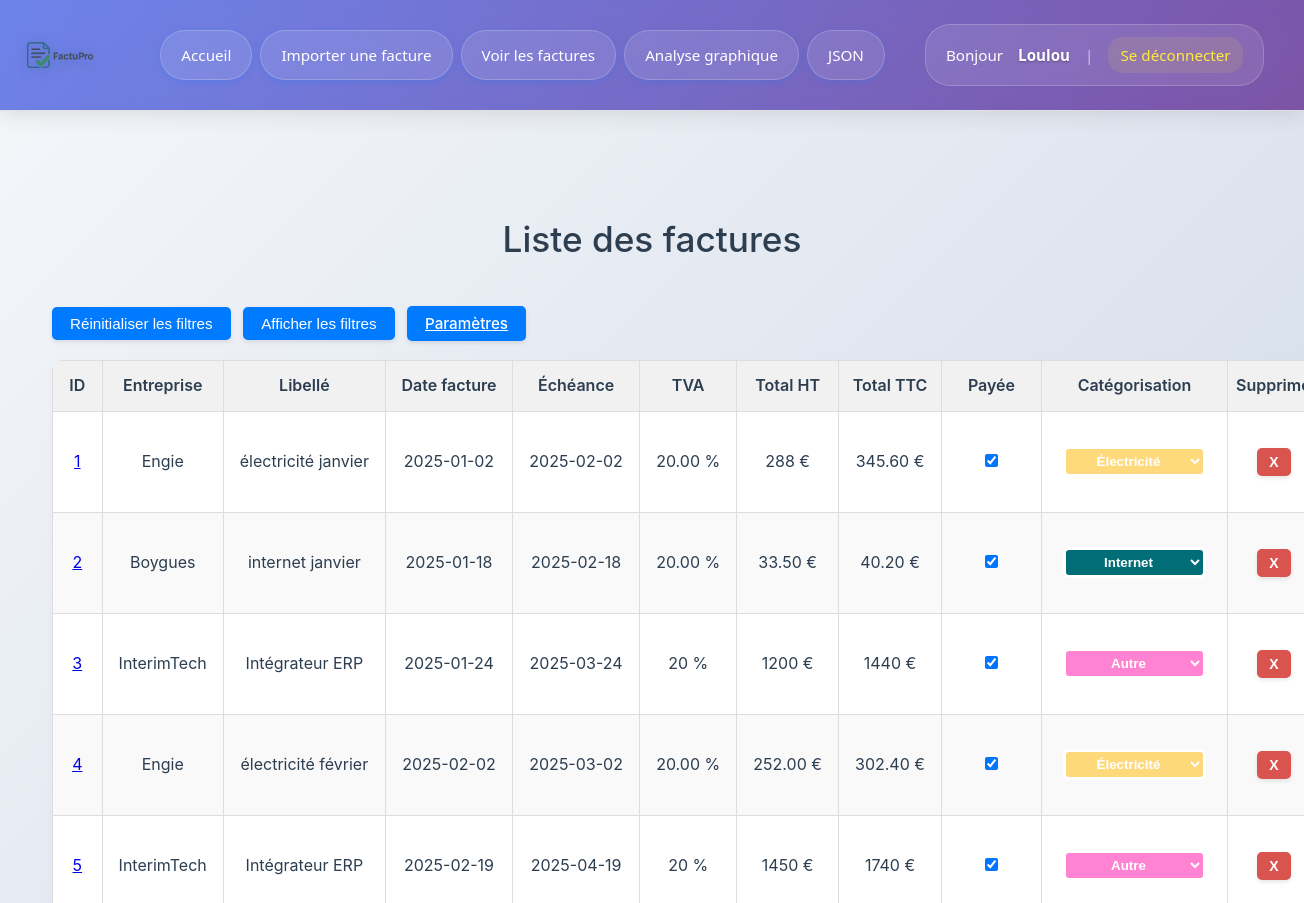
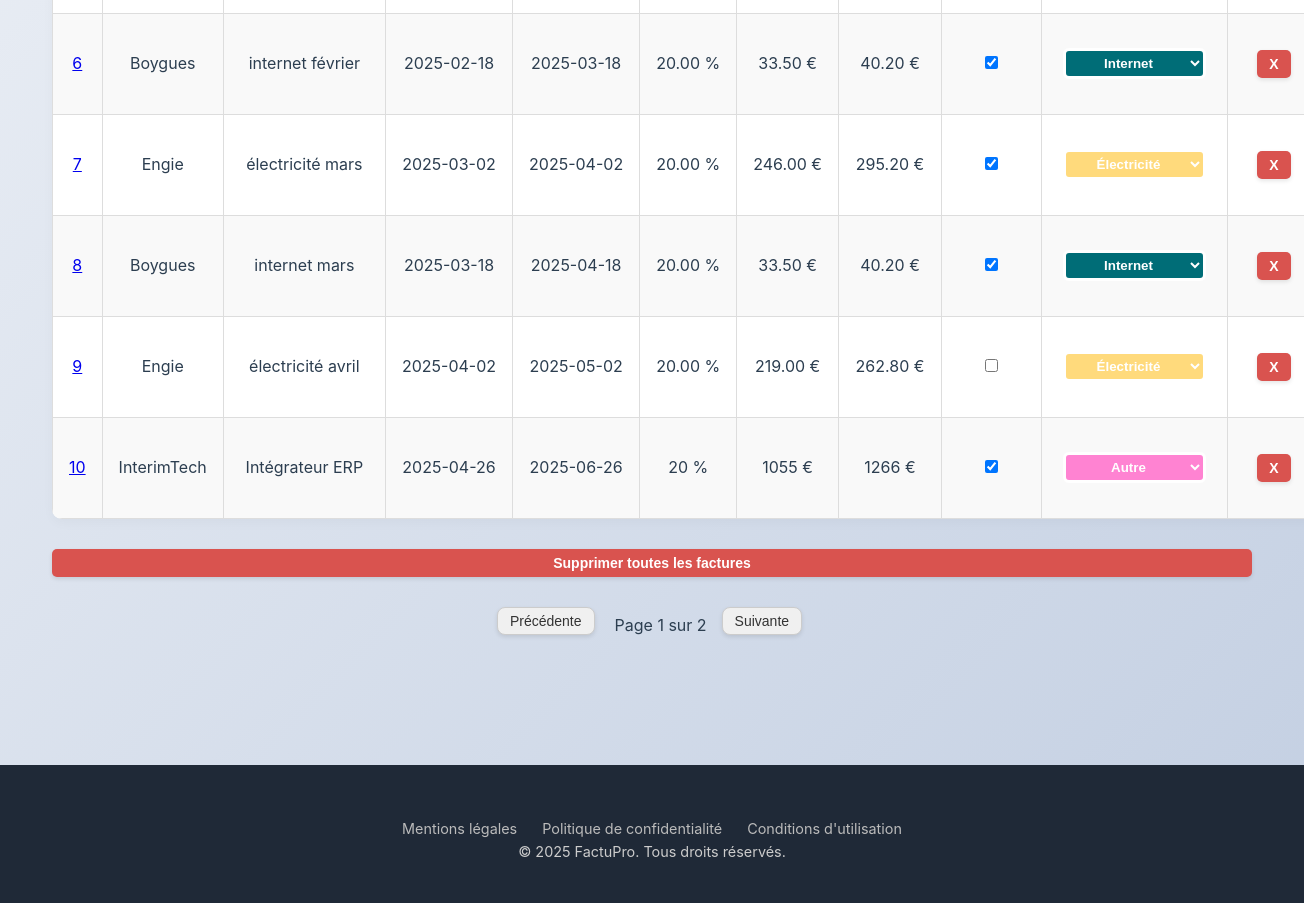
Screenshot of /factures (signed in) with the database file from the repository (2 pictures, top to bottom).
### tables this page shows
CREATE TABLE factures (
            id INTEGER PRIMARY KEY AUTOINCREMENT,
            fournisseur TEXT,
            date_facture TEXT,
            numero_facture TEXT,
            montant_total TEXT,
            TVA TEXT,
            utilisateur_id INTEGER,
            nom_fichier TEXT,
            facture_payee INTEGER DEFAULT 0,
            numero_client TEXT,
            echeance TEXT,
            somme_finale TEXT, categorie TEXT DEFAULT "Non-catégorisée",
            FOREIGN KEY (utilisateur_id) REFERENCES utilisateurs(id)
        );

### app.py (the view)
@app.route('/factures')
def afficher_factures():
    conn = sqlite3.connect('factures.db')
    conn.row_factory = sqlite3.Row
    c = conn.cursor()
    c.execute('SELECT * FROM factures WHERE utilisateur_id = ?', (session['utilisateur_id'],))
    factures = c.fetchall()
    conn.close()
    categories = ["Non-catégorisée", "Électricité", "Eau", "Internet", "Téléphone", "Assurance", "Autre"]
    return render_template('factures.html', factures=factures, categories=categories)

### app.py (called while the page is built)
@app.before_request
def verifier_connexion():
    if request.endpoint in ['upload', 'afficher_factures', 'analyse'] and 'utilisateur_id' not in session:
        return redirect(url_for('login'))

@app.context_processor
def injecter_pseudo():
    return {"pseudo": session.get("pseudo")}

### templates/factures.html (shortened to what this page needs)
<!DOCTYPE html>
<html lang="fr">
<head>
    <link rel="stylesheet" href="{{ url_for('static', filename='style.css') }}">
</head>
<body>
    {% include 'header.html' %}
    <div class="container">
        <h1>Liste des factures</h1>
        <button type="button" id="reset-filters-btn" class="standard-btn">Réinitialiser les filtres</button>
        <button id="toggle-filters-btn" class="standard-btn">Afficher les filtres</button>
        <a href="/parametres" class="standard-btn">Paramètres</a>
        <table id="table-factures">
          <thead>
            <tr>
                <th>ID</th>
                <th>Entreprise <br>
                </th>
                <th>Libellé <br>
                </th>
                <th>Date facture
                </th>
                <th>Échéance
                </th>
                <th>TVA</th>
                <th>Total HT</th>
                <th>Total TTC</th>
                <th>Payée <br>
</th>
                <th>
                  Catégorisation <br>
                </th>
                <th>Supprimer</th>
            </tr>
          </thead>
          {% for f in factures %}
          <tr>
              <td>
                  {% if f['nom_fichier'] %}
                    <a href="{{ url_for('telecharger_fichier', filename=f['nom_fichier']) }}" target="_blank" title="Télécharger la facture {{ f['id'] }}">
                      {{ f['id'] }}
                    </a>
                  {% else %}
                    {{ f['id'] }}
                  {% endif %}
              </td>
              <td>{{ f['fournisseur'] }}</td>
              <td>{{ f['numero_facture'] }}</td>
              <td>{{ f['date_facture'] }}</td>
              <td>{{ f['echeance'] }}</td>
              <td>{{ f['TVA'] }} %</td>
              <td>{{ f['somme_finale'] }} €</td>
              <td>{{ f['montant_total'] }} €</td>
              <td>
                  <form action="{{ url_for('toggle_payee', facture_id=f['id']) }}" method="post">
                      <input type="checkbox" name="checkbox_paiement" {% if f['facture_payee'] == 1 %}checked{% endif %} onchange="this.form.submit()">
                  </form>
              </td>
              <td class="categorie-cell {{ f['categorie']|lower|replace(' ', '_')|replace('é', 'e')|replace('-', '_') }}">
                  <form method="POST" action="{{ url_for('modifier_categorie', facture_id=f['id']) }}">
                    <select name="categorie" onchange="this.form.submit()">
                      {% for cat in categories %}
                        <option value="{{ cat }}" {% if f['categorie'] == cat %}selected{% endif %}>{{ cat }}</option>
                      {% endfor %}
                    </select>
                  </form>
              </td>
              <td>
                  <form method="POST" action="/supprimer/{{ f['id'] }}" onsubmit="return confirm('Confirmer la suppression ?');">
                      <button type="submit" class="danger">X</button>
                  </form>
              </td>
          </tr>
          {% endfor %}
        </table>
        <form method="POST" action="/supprimer_tout" onsubmit="return confirm('Supprimer toutes les factures ?');">
            <button type="submit" class="danger full">Supprimer toutes les factures</button>
        </form>
        <div id="pagination-controls" class="pagination">
            <button id="prevPage" disabled>Précédente</button>
            <span id="pageInfo">Page 1</span>
            <button id="nextPage">Suivante</button>
        </div>
    </div>
    {% include 'footer.html' %}
</body>
</html>

### templates/header.html (shortened to what this page needs)
<!DOCTYPE html>
<html lang="fr">
<head>
</head>
<body>
    <header class="header">
        <div class="header-content">
            <div class="left-section">
                <div class="logo">
                    <img src="/static/logo.png" alt="Logo">
                </div>
                <nav class="nav-links">
                    <a href="/">Accueil</a>
                    <a href="/upload">Importer une facture</a>
                    <a href="/factures">Voir les factures</a>
                    <a href="/analyse">Analyse graphique</a>
                    <a href="/factures/json/page">JSON</a>
                </nav>
            </div>
            <div class="user-info">
                Bonjour <strong>{{ pseudo }}</strong>
                <span class="separator">|</span>
                <a href="/logout" class="logout-link">Se déconnecter</a>
            </div>
        </div>
    </header>
</body>
</html>

### templates/footer.html
<footer class="footer">
    <div class="links">
        <a href="#">Mentions légales</a>
        <a href="#">Politique de confidentialité</a>
        <a href="#">Conditions d'utilisation</a>
    </div>
        <p>&copy; 2025 FactuPro. Tous droits réservés.</p>
</footer>

### templates/header.html (style rules this page uses)
* { margin: 0; padding: 0; box-sizing: border-box; }
.header { background: linear-gradient(135deg, #667eea 0%, #764ba2 100%); box-shadow: 0 4px 20px rgba(0, 0, 0, 0.1); padding: 0; position: relative; overflow: hidden; }
.header::before { content: ''; position: absolute; top: 0; left: 0; right: 0; bottom: 0; background: rgba(255, 255, 255, 0.05); backdrop-filter: blur(10px); }
.header-content { display: flex; align-items: center; justify-content: space-between; padding: 15px 40px 15px 20px; position: relative; z-index: 2; max-width: 1400px; margin: 0 auto; }
.left-section { display: flex; align-items: center; gap: 50px; flex: 1; max-width: 70%; }
.logo { display: flex; align-items: center; flex-shrink: 0; margin-right: 10px; }
.logo img { height: 80px; width: auto; filter: drop-shadow(0 2px 8px rgba(0, 0, 0, 0.2)); transition: transform 0.3s ease; }
.nav-links { display: flex; align-items: center; gap: 8px; }
.nav-links a { color: white; text-decoration: none; padding: 12px 20px; border-radius: 25px; font-weight: 500; font-size: 0.95em; transition: all 0.3s cubic-bezier(0.4, 0, 0.2, 1); position: relative; overflow: hidden; background: rgba(255, 255, 255, 0.1); backdrop-filter: blur(10px); border: 1px solid rgba(255, 255, 255, 0.2); }
.nav-links a::before { content: ''; position: absolute; top: 0; left: -100%; width: 100%; height: 100%; background: linear-gradient(90deg, transparent, rgba(255, 255, 255, 0.2), transparent); transition: left 0.5s; }
.user-info { color: white; font-size: 0.95em; font-weight: 500; display: flex; align-items: center; gap: 15px; background: rgba(255, 255, 255, 0.1); backdrop-filter: blur(10px); padding: 12px 20px; border-radius: 25px; border: 1px solid rgba(255, 255, 255, 0.2); flex-shrink: 0; margin-left: 40px; }
.user-info strong { color: #fff; text-shadow: 0 1px 2px rgba(0, 0, 0, 0.3); }
.user-info .separator { color: rgba(255, 255, 255, 0.6); font-weight: 300; }
.logout-link { color: #ffeb3b !important; text-decoration: none; font-weight: 600; transition: all 0.3s ease; padding: 6px 12px; border-radius: 15px; background: rgba(255, 235, 59, 0.1); }
.header-content > * { animation: slideInFromTop 0.6s ease-out; }
.nav-links a:nth-child(1) { animation-delay: 0.1s; }
.nav-links a:nth-child(2) { animation-delay: 0.2s; }
.nav-links a:nth-child(3) { animation-delay: 0.3s; }
.nav-links a:nth-child(4) { animation-delay: 0.4s; }
.nav-links a:nth-child(5) { animation-delay: 0.5s; }

### rows the page displays
factures: id "1", fournisseur "Engie", numero_facture "électricité janvier", date_facture "2025-01-02", echeance "2025-02-02", TVA "20.00", somme_finale "288", montant_total "345.60", facture_payee "☑", categorie "Électricité"
factures: id "2", fournisseur "Boygues", numero_facture "internet janvier", date_facture "2025-01-18", echeance "2025-02-18", TVA "20.00", somme_finale "33.50", montant_total "40.20", facture_payee "☑", categorie "Internet"
factures: id "3", fournisseur "InterimTech", numero_facture "Intégrateur ERP", date_facture "2025-01-24", echeance "2025-03-24", TVA "20", somme_finale "1200", montant_total "1440", facture_payee "☑", categorie "Autre"
factures: id "4", fournisseur "Engie", numero_facture "électricité février", date_facture "2025-02-02", echeance "2025-03-02", TVA "20.00", somme_finale "252.00", montant_total "302.40", facture_payee "☑", categorie "Électricité"
factures: id "5", fournisseur "InterimTech", numero_facture "Intégrateur ERP", date_facture "2025-02-19", echeance "2025-04-19", TVA "20", somme_finale "1450", montant_total "1740", facture_payee "☑", categorie "Autre"
factures: id "6", fournisseur "Boygues", numero_facture "internet février", date_facture "2025-02-18", echeance "2025-03-18", TVA "20.00", somme_finale "33.50", montant_total "40.20", facture_payee "☑", categorie "Internet"
factures: id "7", fournisseur "Engie", numero_facture "électricité mars", date_facture "2025-03-02", echeance "2025-04-02", TVA "20.00", somme_finale "246.00", montant_total "295.20", facture_payee "☑", categorie "Électricité"
factures: id "8", fournisseur "Boygues", numero_facture "internet mars", date_facture "2025-03-18", echeance "2025-04-18", TVA "20.00", somme_finale "33.50", montant_total "40.20", facture_payee "☑", categorie "Internet"
factures: id "9", fournisseur "Engie", numero_facture "électricité avril", date_facture "2025-04-02", echeance "2025-05-02", TVA "20.00", somme_finale "219.00", montant_total "262.80", categorie "Électricité"
factures: id "10", fournisseur "InterimTech", numero_facture "Intégrateur ERP", date_facture "2025-04-26", echeance "2025-06-26", TVA "20", somme_finale "1055", montant_total "1266", facture_payee "☑", categorie "Autre"

### other values shown
{{ pseudo }} "Loulou"
